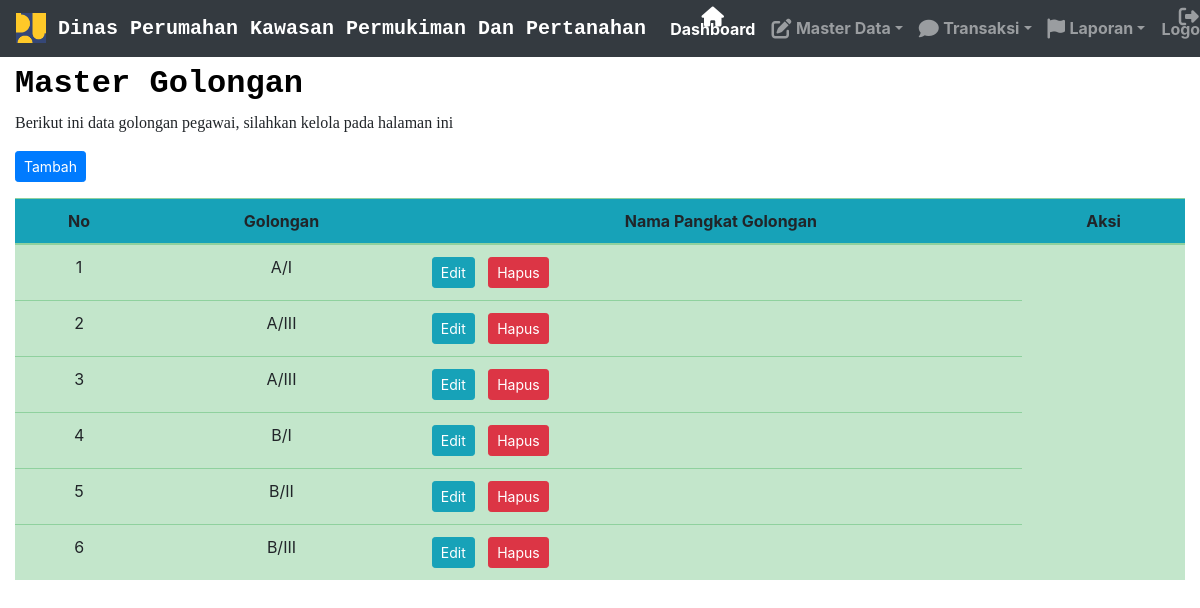
The page /index.php?modul=TampilGolongan (signed in) on the database its author committed.
### tables this page shows
CREATE TABLE `golongan` (
  `id_golongan` int(11) NOT NULL,
  `kode_golongan` int(15) NOT NULL,
  `golongan` char(5) NOT NULL
);

### TampilGolongan.php (the view, shortened to what this page needs)
<?php
$sqlgolongan=mysqli_query($koneksi,"SELECT * FROM golongan");
?>
<h2><font face="Courier New"><b><font color="black">Master Golongan</font></b></font></h2>
<p><font face="comic sans ms">Berikut ini data golongan pegawai, silahkan kelola pada halaman ini</font></p>
<p>
	<a href="index.php?modul=TambahGolongan" class="btn btn-primary btn-sm">Tambah</a>
</p>
<div class="table-responsive">
<table   class="table table-success table-striped-columns">
	<thead class="bg-info text-center">
		<tr>
		    <th>No</th>
			<th>Golongan</th>
			<th>Nama Pangkat Golongan</th>
			<th align="right">Aksi</th>
		</tr>
	<thead>
	<tbody>
<?php
$noUrut=null;
while($golongan=mysqli_fetch_array($sqlgolongan,MYSQLI_ASSOC)){
$noUrut++;
echo '<tr>
	<td align="center">'.$noUrut.'</td>
	<td align="center">'.$golongan['golongan'].'</td>
	<td>';
echo ' <a href ="index.php?modul=GolonganEdit&golongan='.$golongan['golongan'].'" class="btn btn-info btn-sm">Edit</a> &nbsp; <a href="index.php?modul=GolonganHapus&golongan='.$golongan ['golongan'].'" class="btn btn-danger btn-sm">Hapus</a>';
}
?>
  </tbody>
</table>

### index.php (style rules this page uses)
body { background-image: url(images/rekap1.jpg); background-color: red; background-repeat: no-repeat; background-position: auto; background-attachment: fixed; background-size: cover; margin-left: auto; margin-right: auto; }

### rows shown on the page
golongan: golongan "A/I"
golongan: golongan "A/III"
golongan: golongan "A/III"
golongan: golongan "B/I"
golongan: golongan "B/II"
golongan: golongan "B/III"
